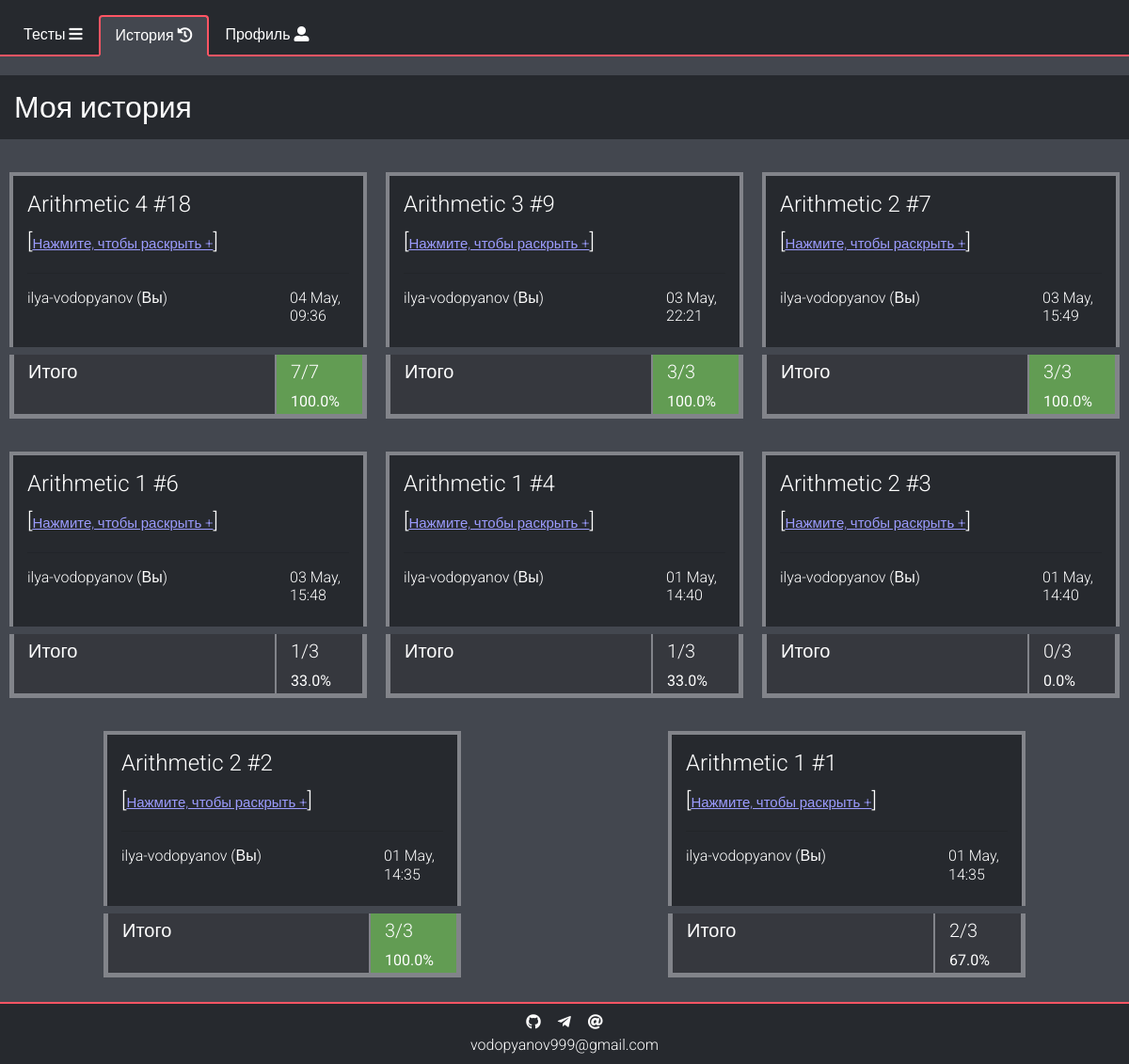
The app's page /statistics (signed in) with its own data.
### data/statistics.py (models this page shows, shortened)
class Result(SqlAlchemyBase):
    __tablename__ = 'result'
    id = sqlalchemy.Column(sqlalchemy.Integer,
                           primary_key=True, autoincrement=True)
    test_id = sqlalchemy.Column(sqlalchemy.Integer, sqlalchemy.ForeignKey('tests.id'))
    user_id = sqlalchemy.Column(sqlalchemy.Integer, sqlalchemy.ForeignKey('users.id'))
    is_finished = sqlalchemy.Column(sqlalchemy.Boolean, default=False)
    is_deleted = sqlalchemy.Column(sqlalchemy.Boolean, default=False)
    end_date = sqlalchemy.Column(sqlalchemy.DateTime, default=datetime.datetime.now())
    test = orm.relation("Test")
    user = orm.relation('User')
    rows = orm.relation("ResultRow", back_populates="result")

### data/tests.py (models this page shows, shortened)
class Test(SqlAlchemyBase):
    __tablename__ = 'tests'
    id = sqlalchemy.Column(sqlalchemy.Integer,
                           primary_key=True, autoincrement=True)
    name = sqlalchemy.Column(sqlalchemy.String, nullable=False)
    description = sqlalchemy.Column(sqlalchemy.String, nullable=True)
    creator_id = sqlalchemy.Column(sqlalchemy.Integer, sqlalchemy.ForeignKey("users.id"))
    creator = orm.relation("User")
    questions = orm.relation("Question", back_populates='test')
    statistics = orm.relation("Result", back_populates='test')
    groups = orm.relation("Group",
                          secondary="groups_to_tests")

### data/users.py (models this page shows, shortened)
class User(SqlAlchemyBase, UserMixin):
    __tablename__ = 'users'
    id = sqlalchemy.Column(sqlalchemy.Integer,
                           primary_key=True, autoincrement=True)
    nickname = sqlalchemy.Column(sqlalchemy.String, unique=True, nullable=False)
    hashed_password = sqlalchemy.Column(sqlalchemy.String, nullable=True)
    creator_id = sqlalchemy.Column(sqlalchemy.Integer, sqlalchemy.ForeignKey("users.id"))
    type_id = sqlalchemy.Column(sqlalchemy.Integer,
                                sqlalchemy.ForeignKey("user_types.id"), default=3)
    secret_code = sqlalchemy.Column(sqlalchemy.String, nullable=False)
    chat_id = sqlalchemy.Column(sqlalchemy.Integer, nullable=True, default=0)
    results = orm.relation("Result", back_populates='user')
    user_type = orm.relation("UserType")
    notifications = orm.relation("Notification", back_populates='user')
    created = orm.relation("User")
    tests = orm.relation("Test", back_populates='creator')
    created_groups = orm.relation("Group", back_populates='creator')
    groups = orm.relation("Group",
                          secondary="groups_to_users")

### main.py (the view)
@app.route("/statistics")
@login_required
def get_statistics():
    try:
        db = db_session.create_session()
        results = db.query(Result).filter(Result.user_id == current_user.id, ~Result.is_deleted).all()
        results.reverse()
        return show_statistics(results, title="Моя история")
    except sa.orm.exc.DetachedInstanceError:
        return redirect("/statistics")

### data/db_session.py (called while the page is built)
def create_session() -> Session:
    global __factory
    return __factory()

### main.py (called while the page is built)
@login_manager.user_loader
def load_user(user_id):
    session = db_session.create_session()
    session.expire_on_commit = False
    return session.query(User).get(user_id)

def show_statistics(results, title, code=0):
    if not results and code == 0:
        code = 1
    for r in results:
        all_answers = list(a.answer == a.correct for a in r.rows)
        r.n_correct_answers = all_answers.count(True)
        r.n_all_answers = len(all_answers)
        r.finish_date = datetime.datetime.strftime(r.end_date, "%d %b, %H:%M")
    return render_template("statistics.html",
                           title=title,
                           results=results,
                           code=code,
                           statistics='active')

### templates/statistics.html (shortened to what this page needs)
{% extends "base.html" %}
{% block content %}
<div class="row">
    <h2 class="header col-12">{{title}}</h2>
    {% if code == 0 %}
    {% for result in results %}
    <div class="result-item col-12 col-md-6 col-lg-4 mx-auto" result-id="{{result.id}}">
        <div class="item" id="{{result.id}}">
            <div class="row mb-2 py-3 result-header">
                <div class="col-12 text-wrap">
                    <a class="font-light" href="/statistics/{{result.test_id}}">
                        <h4>
                            {{result.test.name}} #{{result.id}}
                        </h4>
                    </a>
                    <a href="#{{result.id}}" class="toggle-info font-light" target-id="{{result.id}}">
                        [<span class="spoiler">Нажмите, чтобы раскрыть +</span>]
                    </a>
                    <hr>
                </div>
                <div class="col-8 col-sm-9 text-wrap">
                    {% if result.user and
                    (current_user == result.user or result.user in current_user.created or current_user.type_id == 1) %}
                    <a class="font-light"
                        href="/user_statistics/{{result.user.id}}">
                        <h6>
                            {% if result.user.nickname %}
                                {{result.user.nickname}} {% if current_user == result.user %}(Вы){% endif %}
                            {% else %}
                                DELETED
                            {% endif %}
                        </h6>
                    </a>
                    {% endif %}
                </div>
                <div class="col-4 col-sm-3 text-wrap">
                    <h6>{{result.finish_date}}</h6>
                </div>
            </div>
            <div class="row mt-0 mt-md-2 result">
                <div class="col-9 result-cell">Итого</div>
                <div class="col-3 result-cell
                    {% if result.n_correct_answers == result.n_all_answers%} correct {% endif %}
                ">
                    {{result.n_correct_answers}}/{{result.n_all_answers}}
                    <small>{{(result.n_correct_answers / result.n_all_answers * 100)|round}}%</small>
                </div>
            </div>
        </div>
    </div>
    {% endfor %}
    {% elif code == 1 %}
    <h4 class="header col-12 header-alert">
        Ничего нет
    </h4>
    {% elif code == 2 %}
    {% include "go_away.html" %}
    {% elif code == 3 %}
    <h4 class="header col-12 header-alert">Такого пользователя нет</h4>
    {% endif %}
</div>
{% endblock %}

### static/css/variables.css (style rules this page uses)
:root { --a: #26292e; --b: #ff5564; --c: #36383e; --d: #60636a; --e: #51535c; --f: #82848a; --g: #43474f; --background: var(--g); --font-dark: #000; --font-light: #fff; --link-font: #44a4ff; --test-border: var(--a); --test-font: #fff; --test-description-font: #d8d8d8; --test-background: var(--d); --question-border: var(--a); --question-border-chosen: var(--b); --question-background: var(--c); --question-answer-background: var(--f); --question-chosen: #659e3a; --question-font: #fff; --question-font-header: #e0e0e0; --question-answer-font: #000; --result-border: var(--f); --result-background-dark: var(--a); --result-background-light: var(--c); --result-font: #fff; --result-correct: #629c53; --result-incorrect: #7d4949; --result-font-correct: #fff; --nav-border: var(--b); --nav-border-hover: var(--a); --nav-border-width: 2px; --nav-background: var(--a); --nav-background-active: var(--g); --nav-background-hover: var(--c); --nav-font: #fff; --nav-font-active: #fff; --nav-font-hover: #fff; --list-item-border: var(--c); --list-item-font: #fff; --list-item-notification-font: #fff; --list-item-notification-font-hover: #fafafa; --list-item-dark-font-hover: #000; --list-item-background: var(--f); --list-item-background-dark: var(--e); --list-item-notification-background: var(--d); --list-item-notification-background-hover: var(--f); --list-item-background-dark-hover: var(--f); --list-item-profile-font-hover: #fff; --list-item-profile-background-hover: var(--f); --list-item-danger: #dc3545; --header-background: var(--a); --header-alert-background: #59739e; --header-font: #fff; --success: #3c7510; --btn-danger: #c11324; --delete-link: #b70000; --contacts-background: var(--a); --contacts-font: #fff; --contacts-font-hover: #aaa; --card-background: var(--c); --card-border: var(--b); --card-font: #fff; }

### static/css/test.css (style rules this page uses)
.item { border-radius: 5px; padding: 10px; margin-top: 15px; }

### static/css/result-table.css (style rules this page uses)
.result-header { border: 4px solid var(--result-border); border-bottom: none; font-size: 1.4em; background-color: var(--result-background-dark); }
.result-header { color: var(--result-font); }
.correct { background-color: var(--result-correct)!important; color: var(--result-font-correct); }
.result-cell { font-size: 1em; background-color: var(--result-background-light); border: 1px solid var(--result-border); border-top: 0; padding-top: 3px; color: var(--result-font) }
.result { font-size: 20px; border: 4px solid var(--result-border); border-top: none; }

### static/css/utilities.css (style rules this page uses)
html { overflow: auto; }
body { background-color: var(--background); overflow-y: scroll; overflow-x: hidden; font-family: "Roboto",sans-serif; font-weight: 300; }
.spoiler { font-size: 15px; color: #9c9cff; text-decoration: underline; cursor: pointer; }
.font-light { color: var(--font-light)!important; }
.header { margin-top: 20px; padding: 15px; background-color: var(--header-background); margin-bottom: 10px; color: var(--header-font); }

### records on screen
Result: test.name "Arithmetic 4", id "18", user.nickname "ilya-vodopyanov", finish_date "04 May, 09:36", n_correct_answers "7", n_all_answers "7", n_correct_answers "100.0"
Result: test.name "Arithmetic 3", id "9", user.nickname "ilya-vodopyanov", finish_date "03 May, 22:21", n_correct_answers "3", n_all_answers "3", n_correct_answers "100.0"
Result: test.name "Arithmetic 2", id "7", user.nickname "ilya-vodopyanov", finish_date "03 May, 15:49", n_correct_answers "3", n_all_answers "3", n_correct_answers "100.0"
Result: test.name "Arithmetic 1", id "6", user.nickname "ilya-vodopyanov", finish_date "03 May, 15:48", n_correct_answers "1", n_all_answers "3", n_correct_answers "33.0"
Result: test.name "Arithmetic 1", id "4", user.nickname "ilya-vodopyanov", finish_date "01 May, 14:40", n_correct_answers "1", n_all_answers "3", n_correct_answers "33.0"
Result: test.name "Arithmetic 2", id "3", user.nickname "ilya-vodopyanov", finish_date "01 May, 14:40", n_correct_answers "0", n_all_answers "3", n_correct_answers "0.0"
Result: test.name "Arithmetic 2", id "2", user.nickname "ilya-vodopyanov", finish_date "01 May, 14:35", n_correct_answers "3", n_all_answers "3", n_correct_answers "100.0"
Result: test.name "Arithmetic 1", id "1", user.nickname "ilya-vodopyanov", finish_date "01 May, 14:35", n_correct_answers "2", n_all_answers "3", n_correct_answers "67.0"

### other values on screen
{{ title }} "Моя история"
